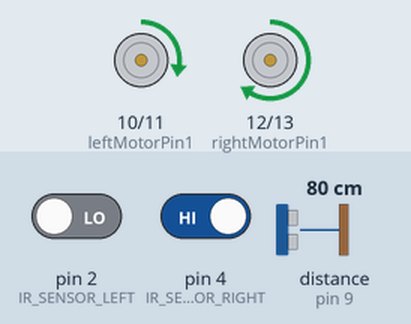
This sketch was run on a simulated Arduino Uno, built with avr-gcc and run on an emulated ATmega328P. Shown: motor-driver pin pairs drawn as motors (green arrow = first pin HIGH = forward, orange = second pin HIGH = backward, longer = more drive, scaled by the enable pin). Wiring (inferred from the names in the program): ultrasonic range finder: trigger pin 8; echo pin 9. The test bench sets the inputs (shaded band); at power-on: distance to the obstacle (sensor on pin 9) 80 cm, pin 4 (IR_SENSOR_RIGHT) HIGH, pin 2 (IR_SENSOR_LEFT) LOW. The echo pulse lasts 58.3 µs per cm.

Above: at 1.2 s.
1.3 s: distance to the obstacle (sensor on pin 9) set to 24 cm
2.8 s: distance to the obstacle (sensor on pin 9) set to 19 cm
At 2.98 s:
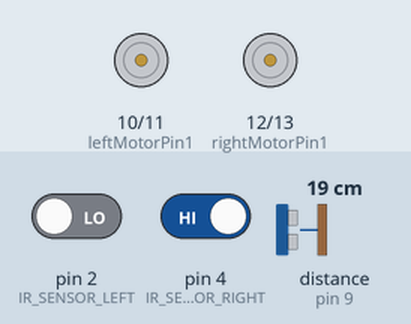
5.8 s: pin 4 (IR_SENSOR_RIGHT) driven LOW
7.3 s: pin 4 (IR_SENSOR_RIGHT) driven HIGH
10.3 s: distance to the obstacle (sensor on pin 9) set to 35 cm
At 10.9 s:
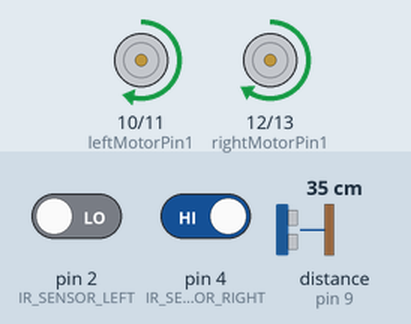
11.8 s: pin 2 (IR_SENSOR_LEFT) driven HIGH
At 13.1 s:
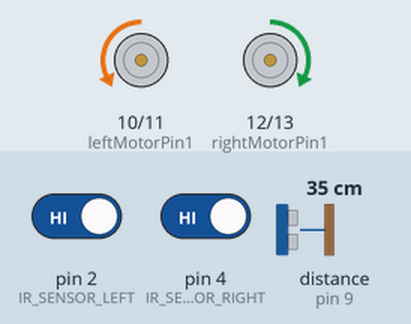
Timing chart, 0 to 14.3 s (numbered marks = the images above; inputs shaded):
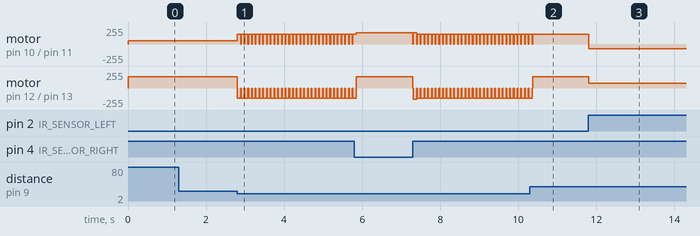

The sketch:

PID_WITH_BASE_SPEED.ino
```cpp
// === IR sensor pins ===
#define IR_SENSOR_LEFT   2
#define IR_SENSOR_RIGHT  4

// === Motor control pins ===
int enableLeftMotor  = 5;
int leftMotorPin1    = 10;
int leftMotorPin2    = 11;
int enableRightMotor = 6;
int rightMotorPin1   = 12;
int rightMotorPin2   = 13;

// === Ultrasonic sensor pins ===
const int trigPin = 8;
const int echoPin = 9;

// === PID Constants ===
float Kp = 100, Ki = 0, Kd = 35;
float error = 0, lastError = 0, integral = 0;

// === Speeds ===
int baseSpeed     = 115;
int minSpeed      = 50;
int straightSpeed = 115;
int turnSpeed     = 70;

// === Obstacle escape speeds ===
int escapeTurnSpeed   = 150;
int escapeDriveSpeed  = 170;

// === Obstacle threshold ===
const float obstacleThreshold = 20.0;

// === Resume flag ===
bool resumePID = true;
int lastTurnDirection = 0;

void setup() {
  TCCR0B = TCCR0B & B11111000 | B00000010;

  pinMode(enableLeftMotor, OUTPUT);
  pinMode(leftMotorPin1, OUTPUT);
  pinMode(leftMotorPin2, OUTPUT);
  pinMode(enableRightMotor, OUTPUT);
  pinMode(rightMotorPin1, OUTPUT);
  pinMode(rightMotorPin2, OUTPUT);

  pinMode(IR_SENSOR_LEFT, INPUT);
  pinMode(IR_SENSOR_RIGHT, INPUT);

  pinMode(trigPin, OUTPUT);
  pinMode(echoPin, INPUT);

  rotateMotor(0, 0);
}

void loop() {
  float distance = readSonar();

  // === Obstacle detected ===
  if (distance > 0 && distance < obstacleThreshold) {
    resumePID = false;  // Block PID until rerouting finishes
    escapeObstacle();
    return;
  }

  // === If not ready to resume PID, wait ===
  if (!resumePID) return;

  // === PID Starts ===
  int leftIR = digitalRead(IR_SENSOR_LEFT);
  int rightIR = digitalRead(IR_SENSOR_RIGHT);

  bool leftOnLine = (leftIR == HIGH);
  bool rightOnLine = (rightIR == HIGH);

  if (leftOnLine && !rightOnLine) {
    error = 1;
    lastTurnDirection = 1;
  }
  else if (!leftOnLine && rightOnLine) {
    error = -1;
    lastTurnDirection = -1;
  }
  else if (!leftOnLine && !rightOnLine) {
    error = 0;
    lastTurnDirection = 0;
  }
  else {
    if (lastTurnDirection == 1)
      rotateMotor(turnSpeed, -turnSpeed);
    else if (lastTurnDirection == -1)
      rotateMotor(-turnSpeed, turnSpeed);
    else
      rotateMotor(0, 0);
    delay(10);
    return;
  }

  baseSpeed = (error == 0) ? straightSpeed : turnSpeed;
  integral += error;
  float derivative = error - lastError;
  float correction = Kp * error + Ki * integral + Kd * derivative;
  lastError = error;

  int leftSpeed = constrain(baseSpeed + correction, minSpeed, 255);
  int rightSpeed = constrain(baseSpeed - correction, minSpeed, 255);
  rotateMotor(leftSpeed, rightSpeed);
  delay(10);
}

// === Motor control ===
void rotateMotor(int leftSpeed, int rightSpeed) {
  if (leftSpeed >= 0) {
    digitalWrite(leftMotorPin1, HIGH);
    digitalWrite(leftMotorPin2, LOW);
  } else {
    digitalWrite(leftMotorPin1, LOW);
    digitalWrite(leftMotorPin2, HIGH);
    leftSpeed = -leftSpeed;
  }
  analogWrite(enableLeftMotor, constrain(leftSpeed, 0, 255));

  if (rightSpeed >= 0) {
    digitalWrite(rightMotorPin1, HIGH);
    digitalWrite(rightMotorPin2, LOW);
  } else {
    digitalWrite(rightMotorPin1, LOW);
    digitalWrite(rightMotorPin2, HIGH);
    rightSpeed = -rightSpeed;
  }
  analogWrite(enableRightMotor, constrain(rightSpeed, 0, 255));
}

// === Sonar read ===
float readSonar() {
  digitalWrite(trigPin, LOW);
  delayMicroseconds(2);
  digitalWrite(trigPin, HIGH);
  delayMicroseconds(10);
  digitalWrite(trigPin, LOW);

  long duration = pulseIn(echoPin, HIGH, 30000);
  if (duration == 0) return -1;
  return duration / 58.0;
}

// === Escape + Resume Control ===
void escapeObstacle() {
  // Step 1: Hard right turn
  rotateMotor(escapeTurnSpeed, -escapeTurnSpeed);
  delay(650);

  // Step 2: Drive forward full power until black line
  while (
    digitalRead(IR_SENSOR_LEFT) != HIGH &&
    digitalRead(IR_SENSOR_RIGHT) != HIGH
  ) {
    rotateMotor(escapeDriveSpeed, escapeDriveSpeed);
    delay(10);
  }

  // Step 3: Found line → stop + enable PID
  rotateMotor(0, 0);
  delay(100);
  resumePID = true;
}
```

Measured:
- the behaviour switches between 21 and 20 cm on distance to the obstacle (sensor on pin 9) (found by bisection; images 0 and 1)
- after the input at 1.3 s, every drawn part: stays the same
- after the input at 2.8 s, motor on pin 10 (leftMotorPin1) / pin 11 (leftMotorPin2): alternates forward 150/255 for 0.08 s and stopped for 0.01 s, starting at once; motor on pin 12 (rightMotorPin1) / pin 13 (rightMotorPin2): alternates backward 150/255 for 0.08 s and stopped for 0.01 s, starting at once
- after the input at 10.3 s, motor on pin 10 (leftMotorPin1) / pin 11 (leftMotorPin2): goes on until 10.4 s, then stays forward 150/255
- after the input at 11.8 s, motor on pin 10 (leftMotorPin1) / pin 11 (leftMotorPin2): forward 150/255 → backward 70/255 at once; motor on pin 12 (rightMotorPin1) / pin 13 (rightMotorPin2): forward 170/255 → forward 70/255 at once
